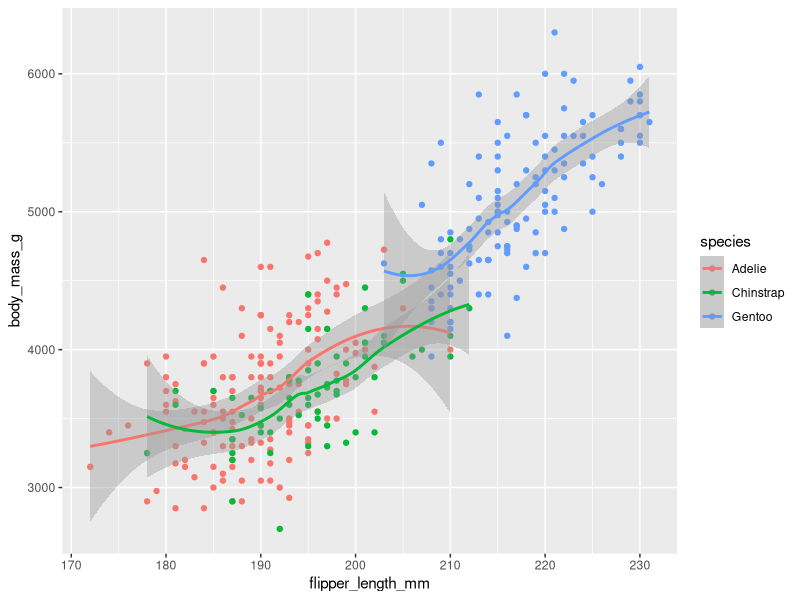
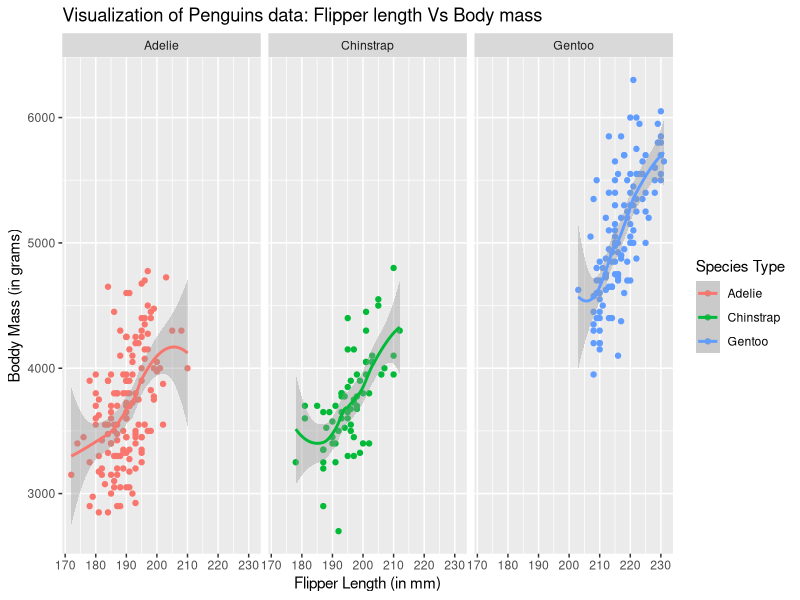

Here is the R script that generated these plots, in order:
# Packages

library(tidyverse)
library(palmerpenguins)


View(penguins)
ggplot(data = penguins, aes(flipper_length_mm, body_mass_g, colour = species)) +
  geom_point() +
  geom_smooth()

ggplot(data = penguins, aes(flipper_length_mm, body_mass_g, colour = species)) +
  geom_point() +
  geom_smooth() +
  facet_wrap(~species) +
  labs(title = "Visualization of Penguins data: Flipper length Vs Body mass",
       x = "Flipper Length (in mm)",
       y = "Boddy Mass (in grams)",
       colour = "Species Type"
  )
